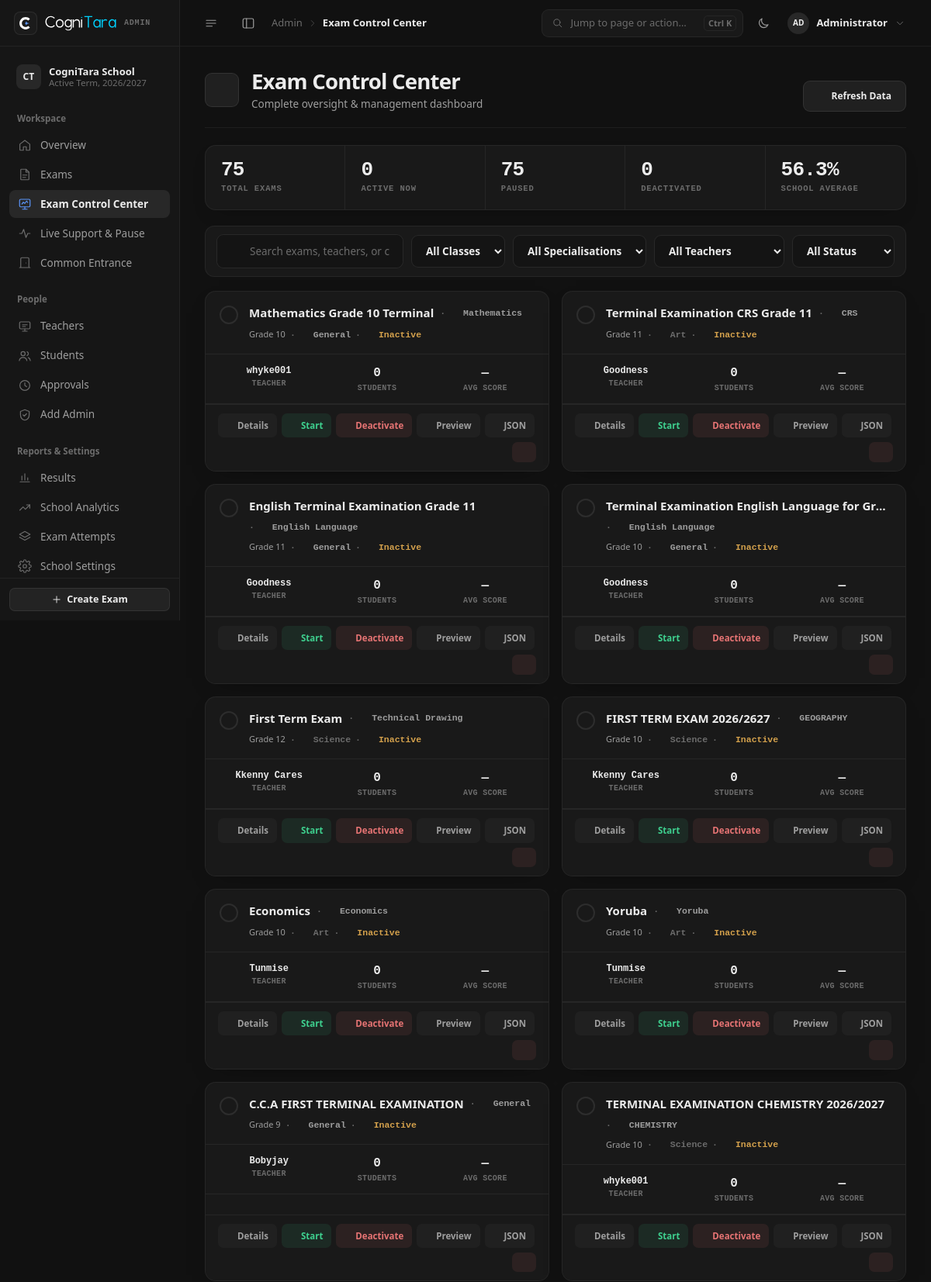
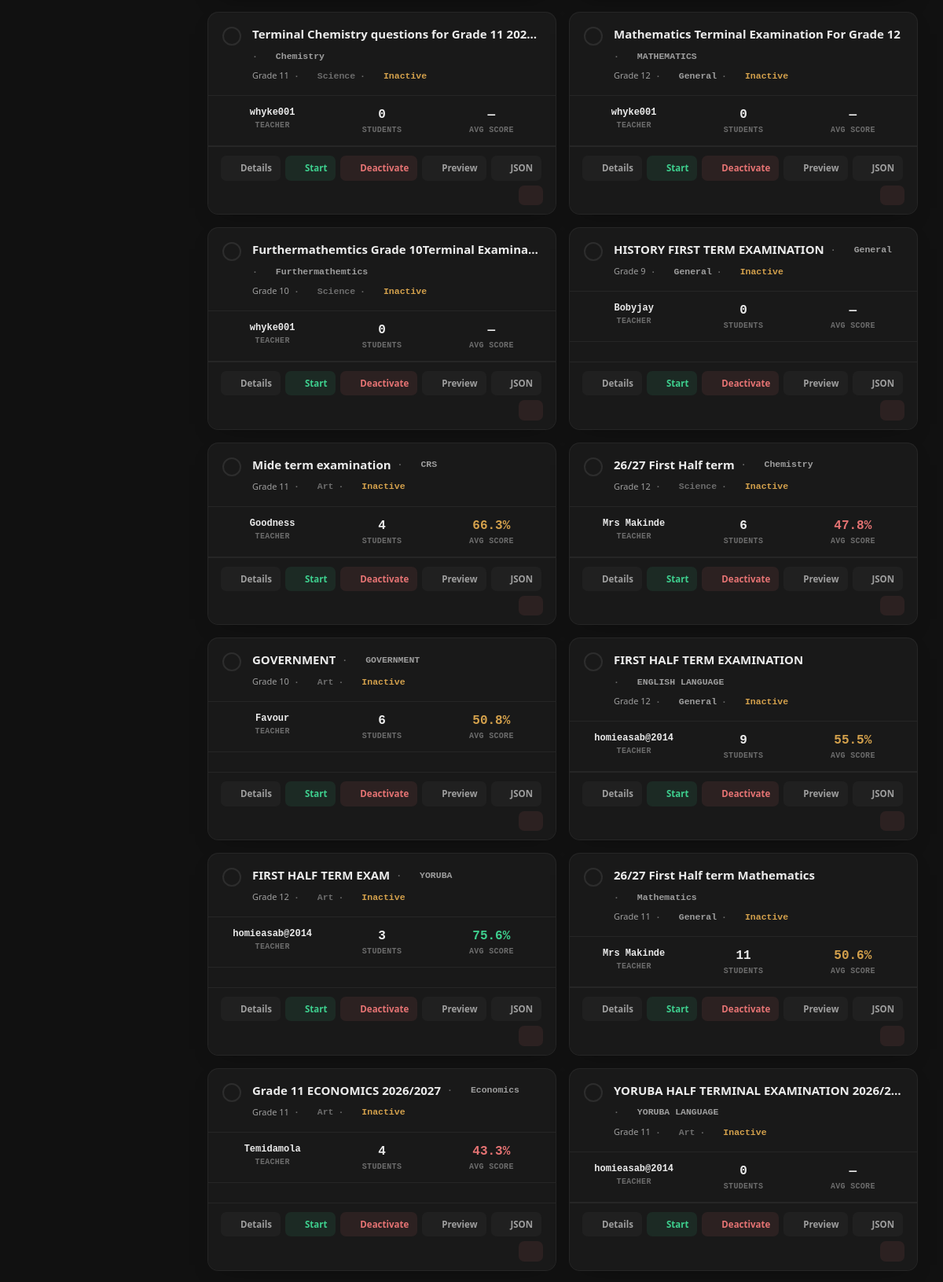
Page /admin/exams-management (signed in, upper part) on the committed database (2 pictures, top to bottom).
### tables this page shows
CREATE TABLE exams (
    id INTEGER PRIMARY KEY AUTOINCREMENT,
    name TEXT,
    class TEXT,
    duration INTEGER DEFAULT 30,
    active INTEGER DEFAULT 0
, teacher_id INTEGER, specialisation TEXT DEFAULT 'General', subject_tag TEXT DEFAULT 'General', specialisation_tag TEXT DEFAULT 'General', max_warnings INTEGER DEFAULT 5, calculator_type TEXT DEFAULT 'none', deactivated INTEGER DEFAULT 0);

CREATE TABLE teachers (
    id INTEGER PRIMARY KEY AUTOINCREMENT,
    username TEXT UNIQUE,
    password TEXT,
    class TEXT,
    photo TEXT
, classes TEXT DEFAULT '', specialisations TEXT DEFAULT '', class_teacher_of TEXT DEFAULT '', full_name TEXT DEFAULT '', teaching_classes TEXT DEFAULT '');

### cognitara/routes/admin/exams.py (the view)
@admin_exams_bp.route("/admin/exams-management")
def admin_exams_management():
    if "admin_id" not in session:
        if "teacher_id" in session:
            return redirect("/teacher/exams-management")
        return redirect("/")
    conn = get_db_connection()
    exams = conn.execute("""
        SELECT e.*,
               t.username as teacher_name,
               t.photo as teacher_photo,
               (SELECT COUNT(*) FROM scores WHERE exam_id = e.id) as student_count,
               (SELECT COUNT(*) FROM scores WHERE exam_id = e.id AND status = 'completed') as completed_count,
               (SELECT ROUND(AVG(percentage), 1) FROM scores WHERE exam_id = e.id AND status = 'completed') as avg_score,
               (SELECT ROUND(AVG(percentage), 1) FROM scores WHERE exam_id = e.id AND status = 'completed' AND percentage >= 50) as avg_passing_score,
               (SELECT COUNT(*) FROM scores WHERE exam_id = e.id AND status = 'completed' AND percentage >= 50) as passed_count,
               (SELECT COUNT(*) FROM scores WHERE exam_id = e.id AND status = 'in_progress') as in_progress_count,
               (SELECT MAX(percentage) FROM scores WHERE exam_id = e.id AND status = 'completed') as highest_score,
               (SELECT MIN(percentage) FROM scores WHERE exam_id = e.id AND status = 'completed' AND total > 0) as lowest_score
        FROM exams e
        LEFT JOIN teachers t ON e.teacher_id = t.id
        ORDER BY e.id DESC
    """).fetchall()
    teachers = conn.execute("SELECT id, username FROM teachers ORDER BY username").fetchall()
    subjects = conn.execute("SELECT DISTINCT subject_tag FROM exams WHERE subject_tag IS NOT NULL ORDER BY subject_tag").fetchall()
    classes = conn.execute("SELECT DISTINCT class FROM exams ORDER BY class").fetchall()
    activity_logs = conn.execute("""
        SELECT * FROM audit_logs
        WHERE action LIKE '%exam%' OR action LIKE '%Exam%'
        ORDER BY timestamp DESC
        LIMIT 50
    """).fetchall()
    deactivation_notes = conn.execute("""
        SELECT * FROM exam_deactivation_notes
        ORDER BY deactivated_at DESC
    """).fetchall()
    total_exams = len(exams)
    active_exams = 0
    inactive_exams = 0
    deactivated_exams = 0
    for e in exams:
        is_deactivated = False
        if "deactivated" in e.keys():
            is_deactivated = e["deactivated"] == 1
        if is_deactivated:
            deactivated_exams += 1
        elif e["active"] == 1:
            active_exams += 1
        else:
            inactive_exams += 1
    school_avg = conn.execute("""
        SELECT ROUND(AVG(percentage), 1) as avg
        FROM scores WHERE status = 'completed' AND percentage IS NOT NULL
    """).fetchone()["avg"] or 0
    conn.close()
    return render_template("admin_exams_management.html",
                         exams=exams,
                         teachers=teachers,
                         subjects=subjects,
                         classes=classes,
                         activity_logs=activity_logs,
                         deactivation_notes=deactivation_notes,
                         total_exams=total_exams,
                         active_exams=active_exams,
                         inactive_exams=inactive_exams,
                         deactivated_exams=deactivated_exams,
                         school_avg=school_avg)

### templates/admin_exams_management.html (shortened to what this page needs)
{%- from '_ct_shell.html' import ico, ct_boot_script, admin_shell_start, teacher_shell_start, student_topbar, shell_end -%}
<!DOCTYPE html>
<html lang="en" data-theme="dark">
<head>
    <link href="{{ url_for('static', filename='vendor/bootstrap/css/bootstrap.min.css') }}" rel="stylesheet">
    <link href="{{ url_for('static', filename='vendor/fontawesome/css/all.min.css') }}" rel="stylesheet">
    <link rel="stylesheet" href="{{ url_for('static', filename='vendor/katex/katex.min.css') }}">
  <link rel="stylesheet" href="{{ url_for('static', filename='css/cognitara-web.css') }}">
  <link rel="stylesheet" href="{{ url_for('static', filename='css/cognitara-portal-unified.css') }}">
  <link rel="stylesheet" href="{{ url_for('static', filename='css/cognitara-teacher-studio.css') }}">
  <link rel="stylesheet" href="{{ url_for('static', filename='css/cognitara-admin-studio.css') }}">
</head>
<body class="ct-app ct-bs ad-studio ad-ecc">
{{ admin_shell_start(active='control', crumb='Exam Control Center') }}
    <div class="app">
        <div class="topbar">
            <div class="topbar-l">
                <a href="/admin" class="back-btn"><i class="fas fa-arrow-left"></i></a>
                <div>
                    <h1>Exam Control Center</h1>
                    <div class="topbar-sub">Complete oversight & management dashboard</div>
                </div>
            </div>
            <button class="refresh-btn" onclick="location.reload()"><i class="fas fa-arrows-rotate"></i> Refresh Data</button>
        </div>
        <div class="stats-row">
            <div class="stat-card" data-filter="all" onclick="quickFilter('all')">
                <div class="stat-num" id="sTotal">{{ total_exams }}</div>
                <div class="stat-lbl">Total Exams</div>
            </div>
            <div class="stat-card" data-filter="active" onclick="quickFilter('active')">
                <div class="stat-num" id="sActive">{{ active_exams }}</div>
                <div class="stat-lbl">Active Now</div>
            </div>
            <div class="stat-card" data-filter="inactive" onclick="quickFilter('inactive')">
                <div class="stat-num" id="sInactive">{{ inactive_exams }}</div>
                <div class="stat-lbl">Paused</div>
            </div>
            <div class="stat-card" data-filter="deactivated" onclick="quickFilter('deactivated')">
                <div class="stat-num" id="sDeactivated">{{ deactivated_exams }}</div>
                <div class="stat-lbl">Deactivated</div>
            </div>
            <div class="stat-card">
                <div class="stat-num">{{ school_avg }}%</div>
                <div class="stat-lbl">School Average</div>
            </div>
        </div>
        <div class="filter-row">
            <div class="search-field">
                <i class="fas fa-magnifying-glass"></i>
                <input type="text" id="searchInput" placeholder="Search exams, teachers, or classes..." oninput="applyFilters()">
            </div>
            <select class="flt-select" id="fClass" onchange="applyFilters()">
                <option value="all">All Classes</option>
            </select>
            <select class="flt-select" id="fSpec" onchange="applyFilters()">
                <option value="all">All Specialisations</option>
            </select>
            <select class="flt-select" id="fTeacher" onchange="applyFilters()">
                <option value="all">All Teachers</option>
            </select>
            <select class="flt-select" id="fStatus" onchange="applyFilters()">
                <option value="all">All Status</option>
            </select>
        </div>
        <div class="exams-grid" id="examsGrid">
            {% for exam in exams %}
            <div class="exam-card {% if exam.deactivated %}deactivated{% endif %}"
                 data-id="{{ exam.id }}" data-name="{{ exam.name|lower }}"
                 data-class="{{ exam.class }}" data-spec="{{ exam.specialisation_tag or 'General' }}"
                 data-teacher="{{ exam.teacher_name or '' }}"
                 data-status="{% if exam.deactivated %}deactivated{% elif exam.active %}active{% else %}inactive{% endif %}"
                 id="ec-{{ exam.id }}">
                <div class="ec-head" onclick="openDrawer({{ exam.id }})">
                    <div class="ec-check" data-id="{{ exam.id }}" onclick="event.stopPropagation();toggleSel({{ exam.id }})">
                        <i class="fas fa-check"></i>
                    </div>
                    <div class="ec-info">
                        <div class="ec-title">
                            <span class="ec-title-text">{{ exam.name }}</span>
                            <span class="tag tag-subject"><i class="fas fa-book"></i> {{ exam.subject_tag or 'General' }}</span>
                        </div>
                        <div style="display:flex;gap:6px;flex-wrap:wrap;align-items:center;">
                            <span style="font-size:11px;color:var(--text2);">{{ exam.class }}</span>
                            <span class="tag tag-{{ (exam.specialisation_tag or 'General')|lower }}"><i class="fas fa-flask"></i> {{ exam.specialisation_tag or 'General' }}</span>
                            <span class="tag {% if exam.deactivated %}tag-blocked{% elif exam.active %}tag-live{% else %}tag-paused{% endif %}">
                                <i class="fas {% if exam.deactivated %}fa-shield-halved{% elif exam.active %}fa-circle-check{% else %}fa-circle-pause{% endif %}"></i>
                                {% if exam.deactivated %}Deactivated{% elif exam.active %}Active{% else %}Inactive{% endif %}
                            </span>
                        </div>
                    </div>
                </div>
                <div class="ec-body">
                    <div class="ec-stat">
                        <div class="ec-stat-val" style="font-size:12px;">{{ exam.teacher_name or '—' }}</div>
                        <div class="ec-stat-lbl">Teacher</div>
                    </div>
                    <div class="ec-stat">
                        <div class="ec-stat-val">{{ exam.student_count or 0 }}</div>
                        <div class="ec-stat-lbl">Students</div>
                    </div>
                    <div class="ec-stat">
                        <div class="ec-stat-val {% if exam.avg_score is not none and exam.avg_score >= 70 %}high{% elif exam.avg_score is not none and exam.avg_score >= 50 %}mid{% elif exam.avg_score is not none %}low{% endif %}">
                            {% if exam.avg_score is not none %}{{ "%.1f"|format(exam.avg_score) }}%{% else %}—{% endif %}
                        </div>
                        <div class="ec-stat-lbl">Avg Score</div>
                    </div>
                </div>
                <div class="ec-actions">
                    <button class="ap ap-eye" onclick="openDrawer({{ exam.id }})"><i class="fas fa-eye"></i> Details</button>
                    {% if not exam.deactivated %}
                    <button class="ap ap-power {% if exam.active %}pause{% endif %}" onclick="toggleStatus({{ exam.id }}, {{ 'false' if exam.active else 'true' }})">
                        <i class="fas {% if exam.active %}fa-pause{% else %}fa-play{% endif %}"></i> {% if exam.active %}Stop{% else %}Start{% endif %}
                    </button>
                    <button class="ap ap-shield" onclick="showDeactModal({{ exam.id }}, '{{ exam.name|e }}')"><i class="fas fa-ban"></i> Deactivate</button>
                    {% else %}
                    <button class="ap ap-restore" onclick="reactExam({{ exam.id }})"><i class="fas fa-rotate-left"></i> Restore</button>
                    {% endif %}
                    <button class="ap ap-flask" onclick="previewExam({{ exam.id }})"><i class="fas fa-flask"></i> Preview</button>
                    <button class="ap ap-download" onclick="dlJSON({{ exam.id }})"><i class="fas fa-download"></i> JSON</button>
                    <button class="ap ap-trash" onclick="showDelModal({{ exam.id }}, '{{ exam.name|e }}')"><i class="fas fa-trash-can"></i></button>
                </div>
            </div>
            {% endfor %}
        </div>
    </div>
{{ shell_end(role='admin') }}
</body>
</html>

### rows in the picture
exams: name "Mathematics Grade 10 Terminal", subject_tag "Mathematics", class "Grade 10", specialisation_tag "General", deactivated 0 (drawn), username "whyke001", student_count "0", active 0 (drawn)
exams: name "Terminal Examination CRS Grade 11", subject_tag "CRS", class "Grade 11", specialisation_tag "Art", deactivated 0 (drawn), username "Goodness", student_count "0", active 0 (drawn)
exams: name "English Terminal Examination Grade 11", subject_tag "English Language", class "Grade 11", specialisation_tag "General", deactivated 0 (drawn), username "Goodness", student_count "0", active 0 (drawn)
exams: name "Terminal Examination English Language for Gr…", subject_tag "English Language", class "Grade 10", specialisation_tag "General", deactivated 0 (drawn), username "Goodness", student_count "0", active 0 (drawn)
exams: name "First Term Exam", subject_tag "Technical Drawing", class "Grade 12", specialisation_tag "Science", deactivated 0 (drawn), username "Kkenny Cares", student_count "0", active 0 (drawn)
exams: name "FIRST TERM EXAM 2026/2627", subject_tag "GEOGRAPHY", class "Grade 10", specialisation_tag "Science", deactivated 0 (drawn), username "Kkenny Cares", student_count "0", active 0 (drawn)
exams: name "Economics", subject_tag "Economics", class "Grade 10", specialisation_tag "Art", deactivated 0 (drawn), username "Tunmise", student_count "0", active 0 (drawn)
exams: name "Yoruba", subject_tag "Yoruba", class "Grade 10", specialisation_tag "Art", deactivated 0 (drawn), username "Tunmise", student_count "0", active 0 (drawn)
exams: name "C.C.A FIRST TERMINAL EXAMINATION", subject_tag "General", class "Grade 9", specialisation_tag "General", deactivated 0 (drawn), username "Bobyjay", student_count "0", active 0 (drawn)
exams: name "TERMINAL EXAMINATION CHEMISTRY 2026/2027", subject_tag "CHEMISTRY", class "Grade 10", specialisation_tag "Science", deactivated 0 (drawn), username "whyke001", student_count "0", active 0 (drawn)
exams: name "Terminal Chemistry questions for Grade 11 202…", subject_tag "Chemistry", class "Grade 11", specialisation_tag "Science", deactivated 0 (drawn), username "whyke001", student_count "0", active 0 (drawn)
exams: name "Mathematics Terminal Examination For Grade 12", subject_tag "MATHEMATICS", class "Grade 12", specialisation_tag "General", deactivated 0 (drawn), username "whyke001", student_count "0", active 0 (drawn)
exams: name "Furthermathemtics Grade 10Terminal Examina…", subject_tag "Furthermathemtics", class "Grade 10", specialisation_tag "Science", deactivated 0 (drawn), username "whyke001", student_count "0", active 0 (drawn)
exams: name "HISTORY FIRST TERM EXAMINATION", subject_tag "General", class "Grade 9", specialisation_tag "General", deactivated 0 (drawn), username "Bobyjay", student_count "0", active 0 (drawn)
exams: name "Mide term examination", subject_tag "CRS", class "Grade 11", specialisation_tag "Art", deactivated 0 (drawn), username "Goodness", student_count "4", avg_score "66.3", active 0 (drawn)
exams: name "26/27 First Half term", subject_tag "Chemistry", class "Grade 12", specialisation_tag "Science", deactivated 0 (drawn), username "Mrs Makinde", student_count "6", avg_score "47.8", active 0 (drawn)
exams: name "GOVERNMENT", subject_tag "GOVERNMENT", class "Grade 10", specialisation_tag "Art", deactivated 0 (drawn), username "Favour", student_count "6", avg_score "50.8", active 0 (drawn)
exams: name "FIRST HALF TERM EXAMINATION", subject_tag "ENGLISH LANGUAGE", class "Grade 12", specialisation_tag "General", deactivated 0 (drawn), username "homieasab@2014", student_count "9", avg_score "55.5", active 0 (drawn)
exams: name "FIRST HALF TERM EXAM", subject_tag "YORUBA", class "Grade 12", specialisation_tag "Art", deactivated 0 (drawn), username "homieasab@2014", student_count "3", avg_score "75.6", active 0 (drawn)
exams: name "26/27 First Half term Mathematics", subject_tag "Mathematics", class "Grade 11", specialisation_tag "General", deactivated 0 (drawn), username "Mrs Makinde", student_count "11", avg_score "50.6", active 0 (drawn)
exams: name "Grade 11 ECONOMICS 2026/2027", subject_tag "Economics", class "Grade 11", specialisation_tag "Art", deactivated 0 (drawn), username "Temidamola", student_count "4", avg_score "43.3", active 0 (drawn)
exams: name "YORUBA HALF TERMINAL EXAMINATION 2026/2…", subject_tag "YORUBA LANGUAGE", class "Grade 11", specialisation_tag "Art", deactivated 0 (drawn), username "homieasab@2014", student_count "0", active 0 (drawn)

### other values in the picture
{{ _school.initials or 'CT' }} "CT"
{{ _school.school_name }} "CogniTara School"
{{ _school.current_term }} "Active Term"
{{ _school.academic_session }} "2026/2027"
{{ parent_label }} "Admin"
{{ crumb }} "Exam Control Center"
{{ (_user[:2] if _user else 'AD')|upper }} "AD"
{{ _user }} "Administrator"
{{ total_exams }} "75"
{{ active_exams }} "0"
{{ inactive_exams }} "75"
{{ deactivated_exams }} "0"
{{ school_avg }} "56.3"
